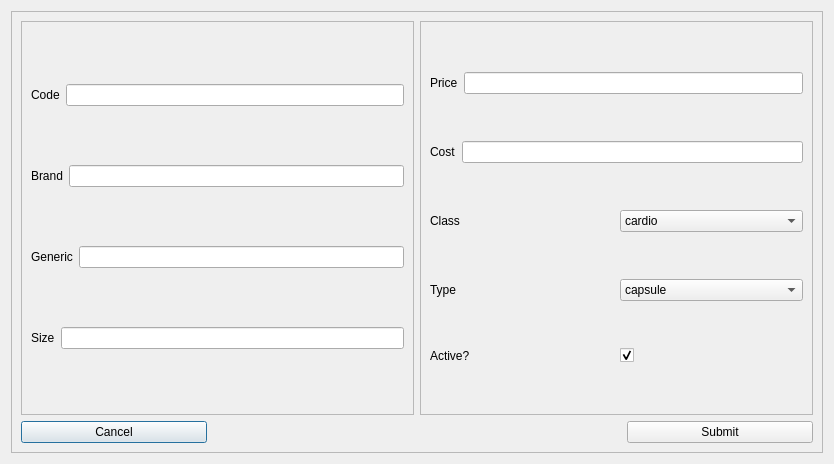
<?xml version="1.0" encoding="UTF-8"?>
<ui version="4.0">
 <class>add_product_dialog</class>
 <widget class="QDialog" name="add_product_dialog">
  <property name="geometry">
   <rect>
    <x>0</x>
    <y>0</y>
    <width>834</width>
    <height>464</height>
   </rect>
  </property>
  <property name="windowTitle">
   <string>Add Product</string>
  </property>
  <layout class="QGridLayout" name="gridLayout">
   <item row="0" column="0">
    <widget class="QFrame" name="frame_add_product">
     <property name="frameShape">
      <enum>QFrame::StyledPanel</enum>
     </property>
     <property name="frameShadow">
      <enum>QFrame::Raised</enum>
     </property>
     <layout class="QGridLayout" name="gridLayout_2">
      <item row="0" column="0" colspan="2">
       <widget class="QFrame" name="product_left_frame">
        <property name="frameShape">
         <enum>QFrame::StyledPanel</enum>
        </property>
        <property name="frameShadow">
         <enum>QFrame::Raised</enum>
        </property>
        <layout class="QGridLayout" name="gridLayout_9">
         <item row="3" column="0">
          <layout class="QHBoxLayout" name="container_generic_product">
           <item>
            <widget class="QLabel" name="label_generic_product">
             <property name="text">
              <string>Generic</string>
             </property>
            </widget>
           </item>
           <item>
            <widget class="QLineEdit" name="value_generic_product">
             <property name="placeholderText">
              <string/>
             </property>
            </widget>
           </item>
          </layout>
         </item>
         <item row="1" column="0">
          <layout class="QHBoxLayout" name="container_brand_product">
           <item>
            <widget class="QLabel" name="label_brand_product">
             <property name="text">
              <string>Brand</string>
             </property>
            </widget>
           </item>
           <item>
            <widget class="QLineEdit" name="value_brand_product">
             <property name="placeholderText">
              <string/>
             </property>
            </widget>
           </item>
          </layout>
         </item>
         <item row="4" column="0">
          <layout class="QHBoxLayout" name="container_size_product">
           <item>
            <widget class="QLabel" name="label_size_product">
             <property name="text">
              <string>Size</string>
             </property>
            </widget>
           </item>
           <item>
            <widget class="QLineEdit" name="value_size_product">
             <property name="placeholderText">
              <string/>
             </property>
            </widget>
           </item>
          </layout>
         </item>
         <item row="0" column="0">
          <layout class="QHBoxLayout" name="container_code_product">
           <item>
            <widget class="QLabel" name="label_code_product">
             <property name="text">
              <string>Code</string>
             </property>
            </widget>
           </item>
           <item>
            <widget class="QLineEdit" name="value_code_product">
             <property name="placeholderText">
              <string/>
             </property>
            </widget>
           </item>
          </layout>
         </item>
        </layout>
       </widget>
      </item>
      <item row="0" column="2" colspan="2">
       <widget class="QFrame" name="product_middle_frame">
        <property name="frameShape">
         <enum>QFrame::StyledPanel</enum>
        </property>
        <property name="frameShadow">
         <enum>QFrame::Raised</enum>
        </property>
        <layout class="QGridLayout" name="gridLayout_3">
         <item row="0" column="0">
          <layout class="QHBoxLayout" name="container_price_product">
           <item>
            <widget class="QLabel" name="label_price_product">
             <property name="text">
              <string>Price</string>
             </property>
            </widget>
           </item>
           <item>
            <widget class="QLineEdit" name="value_price_product">
             <property name="placeholderText">
              <string/>
             </property>
            </widget>
           </item>
          </layout>
         </item>
         <item row="1" column="0">
          <layout class="QHBoxLayout" name="container_cost_product">
           <item>
            <widget class="QLabel" name="label_cost_product">
             <property name="text">
              <string>Cost</string>
             </property>
            </widget>
           </item>
           <item>
            <widget class="QLineEdit" name="value_cost_product">
             <property name="placeholderText">
              <string/>
             </property>
            </widget>
           </item>
          </layout>
         </item>
         <item row="2" column="0">
          <layout class="QHBoxLayout" name="container_class_product">
           <item>
            <widget class="QLabel" name="label_class_product">
             <property name="text">
              <string>Class</string>
             </property>
            </widget>
           </item>
           <item>
            <widget class="QComboBox" name="value_class_product">
             <item>
              <property name="text">
               <string>cardio</string>
              </property>
             </item>
             <item>
              <property name="text">
               <string>gastro</string>
              </property>
             </item>
            </widget>
           </item>
          </layout>
         </item>
         <item row="3" column="0">
          <layout class="QHBoxLayout" name="container_type_product">
           <item>
            <widget class="QLabel" name="label_type_product">
             <property name="text">
              <string>Type</string>
             </property>
            </widget>
           </item>
           <item>
            <widget class="QComboBox" name="value_type_product">
             <item>
              <property name="text">
               <string>capsule</string>
              </property>
             </item>
             <item>
              <property name="text">
               <string>tablet</string>
              </property>
             </item>
            </widget>
           </item>
          </layout>
         </item>
         <item row="4" column="0">
          <layout class="QHBoxLayout" name="container_is_active_product">
           <item>
            <widget class="QLabel" name="label_is_active_product">
             <property name="text">
              <string>Active?</string>
             </property>
            </widget>
           </item>
           <item>
            <widget class="QCheckBox" name="value_is_active_product">
             <property name="text">
              <string/>
             </property>
             <property name="checked">
              <bool>true</bool>
             </property>
            </widget>
           </item>
          </layout>
         </item>
        </layout>
       </widget>
      </item>
      <item row="1" column="0">
       <widget class="QPushButton" name="button_cancel">
        <property name="text">
         <string>Cancel</string>
        </property>
       </widget>
      </item>
      <item row="1" column="1" colspan="2">
       <spacer name="horizontalSpacer">
        <property name="orientation">
         <enum>Qt::Horizontal</enum>
        </property>
        <property name="sizeHint" stdset="0">
         <size>
          <width>408</width>
          <height>20</height>
         </size>
        </property>
       </spacer>
      </item>
      <item row="1" column="3">
       <widget class="QPushButton" name="button_submit_product">
        <property name="text">
         <string>Submit</string>
        </property>
       </widget>
      </item>
     </layout>
    </widget>
   </item>
  </layout>
 </widget>
 <resources/>
 <connections/>
</ui>
